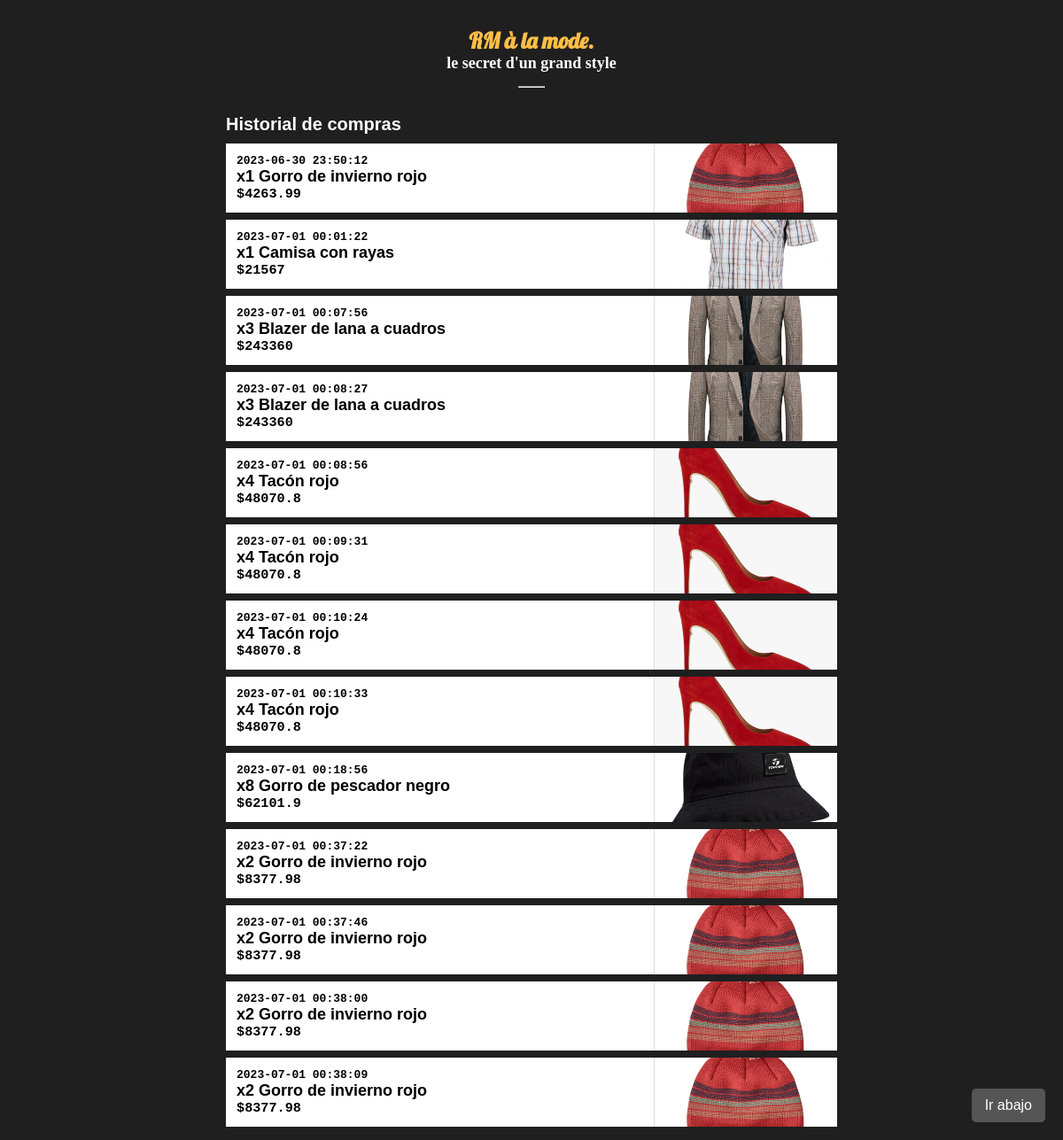
The app's page /compras.php?userid=2 with its own data.
### tables this page shows
CREATE TABLE `compras` (
  `id_compra` int(11) NOT NULL,
  `id_prenda` int(11) NOT NULL,
  `id_comprador` int(11) NOT NULL,
  `cantidad` int(11) NOT NULL,
  `total` float NOT NULL,
  `fecha` varchar(20) NOT NULL
);

CREATE TABLE `prendas` (
  `id_prenda` int(11) NOT NULL,
  `nombre` varchar(200) NOT NULL,
  `precio` double NOT NULL,
  `tipo` varchar(15) NOT NULL,
  `imagen` varchar(500) NOT NULL,
  `detalles` varchar(700) NOT NULL,
  `stock` int(11) NOT NULL
);

### compras.php (the view, shortened to what this page needs)
<!DOCTYPE html>
<html lang="es">
<head>
    <link rel="stylesheet" href="CSS/stHeader.css">
    <link rel="stylesheet" href="CSS/stCompras.css">
</head>
<body>
    <a id="botonBajar" href="#irAbajo">Ir abajo</a>
    <header>
        <h2>RM à la mode.</h2>
        <h3>le secret d'un grand style</h3>
        <hr class="logo_hr">
    </header>
    <section class="cajaCompras">
        <div class="titulo">
            <h1 id="tituloHistorial">Historial de compras</h1>
        </div>
        <?php
            $user_ID = $_GET['userid'];
            $conn = mysqli_connect("localhost", "root", "", "tienda_de_ropa");
            $sql = "SELECT MIN(id_compra) as min, MAX(id_compra) as max FROM compras;";
            $ejecutar = mysqli_query($conn, $sql);
            $datos = mysqli_fetch_array($ejecutar);
            $min = $datos['min'];
            $max = $datos['max'];
            $sql = "SELECT c.id_compra, c.cantidad, c.total, c.fecha, p.nombre, p.imagen
                    FROM compras c
                    INNER JOIN prendas p ON c.id_prenda = p.id_prenda
                    WHERE c.id_compra BETWEEN $min AND $max AND c.id_comprador = '$user_ID';";
            $ejecutar = mysqli_query($conn, $sql);
            if (mysqli_num_rows($ejecutar) > 0) {
                while ($datos = mysqli_fetch_array($ejecutar)) {
                    $imgPrenda = $datos['imagen'];
                    $nombrePrenda = $datos['nombre'];
                    ?>
                    <article class="cajaPrenda">
                        <div class="prendaInfo">
                            <h4><?php echo $datos['fecha']; ?></h4>
                            <h2><?php echo 'x'.$datos['cantidad']." ".$nombrePrenda; ?></h2>
                            <h3><?php echo '$'.$datos['total']; ?></h3>
                        </div>
                        <div class="prendaIMG" style="background-image: url('<?php echo $imgPrenda; ?>');">
                        </div>
                    </article>
                <?php
                }
            } else {
                echo '<h5>No has hecho compras aún.</h5>';
            }
        ?>
    </section>
</body>
</html>

### CSS/stHeader.css (style rules this page uses)
* { padding: 0; margin: 0; box-sizing: border-box; }
body { background-color: #1f1f1f; }
header { width: 100%; box-sizing: border-box; margin: 30px auto; }
header h2, header h3 { text-align: center; font-family: Cambria, Cochin, Georgia, Times, 'Times New Roman', serif; font-size: 18px; color: #ffbe46; width: 100%; }
header h3 { margin-bottom: 15px; color: #ffffff; }
header h2 { font-size: 25px; font-family: 'Lobster'; transition: 0.6s color ease-in-out; }
.logo_hr { width: 30px; margin: auto; animation: hr_anim; animation-duration: 2.5s; }

### CSS/stCompras.css (style rules this page uses)
#botonBajar { position: fixed; bottom: 20px; right: 20px; z-index: 99; background-color: #555; color: #fff; padding: 10px 15px; text-decoration: none; border-radius: 5px; font-family: 'Gill Sans', 'Gill Sans MT', Calibri, 'Trebuchet MS', sans-serif; }
.cajaCompras { width: 60%; margin: 0 auto; padding: 15px; padding-bottom: 7px; padding-top: 0; box-sizing: border-box; border-radius: 10px; }
#tituloHistorial { color: rgb(255, 255, 255); font-family: 'Trebuchet MS', 'Lucida Sans Unicode', 'Lucida Grande', 'Lucida Sans', Arial, sans-serif; font-size: 20px; margin-bottom: 10px; }
.cajaPrenda, .cajaStock { background-color: white; display: flex; border-bottom: 8px solid #1f1f1f; }
.prendaInfo { padding: 12px; width: 70%; }
.prendaInfo h4, .prendaInfo h3 { font-family: monospace; }
.prendaInfo h2 { font-size: 18px; font-family: 'Trebuchet MS', 'Lucida Sans Unicode', 'Lucida Grande', 'Lucida Sans', Arial, sans-serif; }
.prendaIMG { width: 30%; background-image: url(''); background-size: cover; background-position: center; background-repeat: no-repeat; border-left: 1px solid rgb(221, 221, 221); }

### records on screen
compras: fecha "2023-06-30 23:50:12", cantidad "1", id_prenda.nombre "Gorro de invierno rojo", total "4263.99", id_prenda.imagen (picture)
compras: fecha "2023-07-01 00:01:22", cantidad "1", id_prenda.nombre "Camisa con rayas", total "21567", id_prenda.imagen (picture)
compras: fecha "2023-07-01 00:07:56", cantidad "3", id_prenda.nombre "Blazer de lana a cuadros", total "243360", id_prenda.imagen (picture)
compras: fecha "2023-07-01 00:08:27", cantidad "3", id_prenda.nombre "Blazer de lana a cuadros", total "243360", id_prenda.imagen (picture)
compras: fecha "2023-07-01 00:08:56", cantidad "4", id_prenda.nombre "Tacón rojo", total "48070.8", id_prenda.imagen (picture)
compras: fecha "2023-07-01 00:09:31", cantidad "4", id_prenda.nombre "Tacón rojo", total "48070.8", id_prenda.imagen (picture)
compras: fecha "2023-07-01 00:10:24", cantidad "4", id_prenda.nombre "Tacón rojo", total "48070.8", id_prenda.imagen (picture)
compras: fecha "2023-07-01 00:10:33", cantidad "4", id_prenda.nombre "Tacón rojo", total "48070.8", id_prenda.imagen (picture)
compras: fecha "2023-07-01 00:18:56", cantidad "8", id_prenda.nombre "Gorro de pescador negro", total "62101.9", id_prenda.imagen (picture)
compras: fecha "2023-07-01 00:37:22", cantidad "2", id_prenda.nombre "Gorro de invierno rojo", total "8377.98", id_prenda.imagen (picture)
compras: fecha "2023-07-01 00:37:46", cantidad "2", id_prenda.nombre "Gorro de invierno rojo", total "8377.98", id_prenda.imagen (picture)
compras: fecha "2023-07-01 00:38:00", cantidad "2", id_prenda.nombre "Gorro de invierno rojo", total "8377.98", id_prenda.imagen (picture)
compras: fecha "2023-07-01 00:38:09", cantidad "2", id_prenda.nombre "Gorro de invierno rojo", total "8377.98", id_prenda.imagen (picture)
